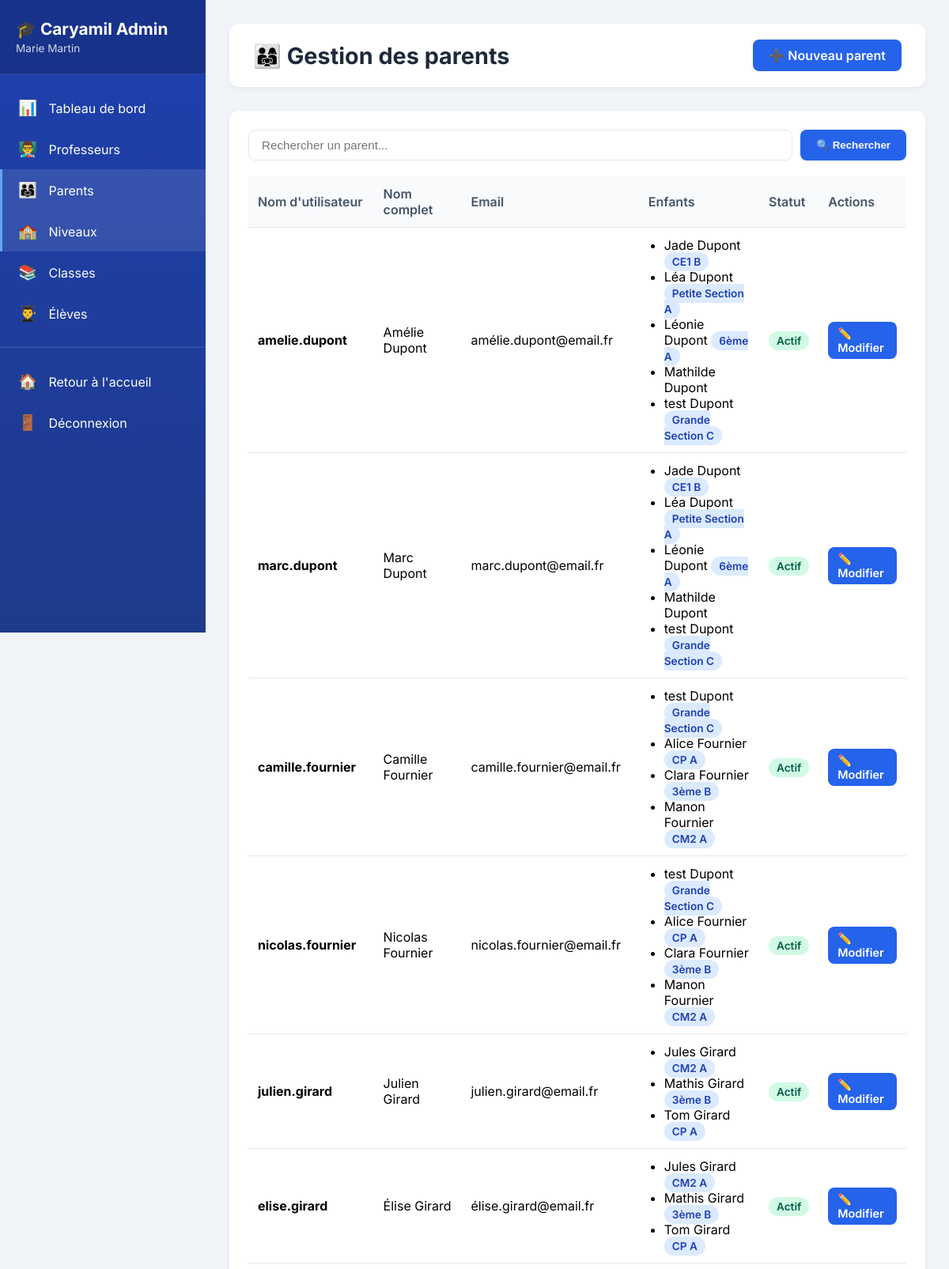
Page /niveaux/administration/parents/ (signed in, upper part) on the committed database.
### accounts/models.py (models this page shows, shortened)
class CustomUser(AbstractUser):
    is_parent = models.BooleanField(default=False, verbose_name="Est parent")
    is_teacher = models.BooleanField(default=False, verbose_name="Est professeur")
    is_director = models.BooleanField(default=False, verbose_name="Est directeur")

### school_core/models.py (models this page shows, shortened)
class Student(models.Model):
    first_name = models.CharField(max_length=50, verbose_name="Prénom")
    last_name = models.CharField(max_length=50, verbose_name="Nom")
    date_of_birth = models.DateField(null=True, blank=True, verbose_name="Date de naissance")
    classroom = models.ForeignKey(
        Classroom,
        on_delete=models.SET_NULL,
        null=True,
        blank=True,
        related_name='students'
    )
    parents = models.ManyToManyField(
        settings.AUTH_USER_MODEL,
        related_name='children',
        limit_choices_to={'is_parent': True},
        blank=True
    )
    photo = models.ImageField(upload_to='students/%Y/', blank=True, null=True)
    class Meta:
        verbose_name = "Élève"
        verbose_name_plural = "Élèves"
        ordering = ['last_name', 'first_name']

class Classroom(models.Model):
    level = models.ForeignKey(SchoolLevel, on_delete=models.CASCADE, related_name='classrooms')
    name = models.CharField(max_length=50)
    teacher = models.ForeignKey(
        settings.AUTH_USER_MODEL,
        on_delete=models.SET_NULL,
        null=True,
        blank=True,
        limit_choices_to={'is_teacher': True},
        related_name='taught_classes'
    )
    school_year = models.CharField(max_length=9, default='2025-2026')
    class Meta:
        verbose_name = "Classe"
        verbose_name_plural = "Classes"
        ordering = ['level', 'name']

### interfaces/views_admin.py (the view, shortened to what this page needs)
# urls.py: path('administration/parents/', views_admin.admin_parents_list, name='admin_parents_list'),
@login_required
def admin_parents_list(request):
    if not user_is_admin(request.user):
        messages.error(request, "Accès refusé.")
        return redirect('niveau_selector')
    search = request.GET.get('search', '')
    parents = User.objects.filter(is_parent=True).prefetch_related('children').order_by('last_name', 'first_name')
    context = {
        'parents': parents,
        'search': search,
    }
    return render(request, 'admin/parents_list.html', context)

### interfaces/views_admin.py (called while the page is built)
def user_is_admin(user):
    return user.is_superuser or user.is_director

### interfaces/templates/admin/parents_list.html (shortened to what this page needs)
{% extends 'admin/base.html' %}
{% block content %}
<div class="top-bar">
    <h1 class="page-title">👨‍👩‍👧 Gestion des parents</h1>
    <a href="{% url 'admin_parent_create' %}" class="btn btn-primary">➕ Nouveau parent</a>
</div>
<div class="card">
    <form method="get" class="search-bar">
        <input type="text" name="search" placeholder="Rechercher un parent..." value="{{ search }}">
        <button type="submit" class="btn btn-primary">🔍 Rechercher</button>
    </form>
    <table>
        <thead>
            <tr>
                <th>Nom d'utilisateur</th>
                <th>Nom complet</th>
                <th>Email</th>
                <th>Enfants</th>
                <th>Statut</th>
                <th>Actions</th>
            </tr>
        </thead>
        <tbody>
            {% for parent in parents %}
            <tr>
                <td><strong>{{ parent.username }}</strong></td>
                <td>{{ parent.get_full_name|default:"-" }}</td>
                <td>{{ parent.email|default:"-" }}</td>
                <td>
                    {% with children=parent.children.all %}
                        {% if children %}
                            <ul style="margin: 0; padding-left: 20px;">
                                {% for child in children %}
                                    <li>{{ child.first_name }} {{ child.last_name }}
                                        {% if child.classroom %}
                                            <span class="badge badge-blue">{{ child.classroom.name }}</span>
                                        {% endif %}
                                    </li>
                                {% endfor %}
                            </ul>
                        {% else %}
                            <span style="color: #94a3b8;">Aucun enfant</span>
                        {% endif %}
                    {% endwith %}
                </td>
                <td>
                    {% if parent.is_active %}
                        <span class="badge badge-green">Actif</span>
                    {% else %}
                        <span class="badge badge-red">Inactif</span>
                    {% endif %}
                </td>
                <td>
                    <a href="{% url 'admin_parent_edit' parent.id %}" class="btn btn-sm btn-primary">✏️ Modifier</a>
                </td>
            </tr>
            {% empty %}
            <tr>
                <td colspan="6" style="text-align: center; color: #64748b;">Aucun parent trouvé</td>
            </tr>
            {% endfor %}
        </tbody>
    </table>
</div>
{% endblock %}

### interfaces/templates/admin/base.html (shortened to what this page needs)
{% load static %}
<!DOCTYPE html>
<html lang="fr">
<head>
</head>
<body>
    <div class="admin-layout">
        <div class="sidebar">
            <div class="sidebar-header">
                <h2>🎓 Caryamil Admin</h2>
                <p>{{ user.get_full_name|default:user.username }}</p>
            </div>
            <nav class="sidebar-nav">
                <a href="{% url 'admin_dashboard' %}" class="nav-item {% if request.resolver_match.url_name == 'admin_dashboard' %}active{% endif %}">
                    <span>📊</span> Tableau de bord
                </a>
                <a href="{% url 'admin_teachers_list' %}" class="nav-item {% if 'professeur' in request.path %}active{% endif %}">
                    <span>👨‍🏫</span> Professeurs
                </a>
                <a href="{% url 'admin_parents_list' %}" class="nav-item {% if 'parent' in request.path %}active{% endif %}">
                    <span>👨‍👩‍👧</span> Parents
                </a>
                <a href="{% url 'admin_levels_list' %}" class="nav-item {% if 'niveau' in request.path %}active{% endif %}">
                    <span>🏫</span> Niveaux
                </a>
                <a href="{% url 'admin_classes_list' %}" class="nav-item {% if 'classe' in request.path %}active{% endif %}">
                    <span>📚</span> Classes
                </a>
                <a href="{% url 'admin_students_list' %}" class="nav-item {% if 'eleve' in request.path %}active{% endif %}">
                    <span>👨‍🎓</span> Élèves
                </a>
                <hr style="border-color: rgba(255,255,255,0.1); margin: 16px 0;">
                <a href="{% url 'niveau_selector' %}" class="nav-item">
                    <span>🏠</span> Retour à l'accueil
                </a>
                <a href="{% url 'logout' %}" class="nav-item">
                    <span>🚪</span> Déconnexion
                </a>
            </nav>
        </div>
        <div class="main-content">
            {% block content %}{% endblock %}
        </div>
    </div>
</body>
</html>

### interfaces/templates/admin/base.html (style rules this page uses)
* { margin: 0; padding: 0; box-sizing: border-box; }
body { font-family: 'Inter', sans-serif; background: #f1f5f9; min-height: 100vh; }
.admin-layout { display: flex; min-height: 100vh; }
.sidebar { width: 260px; background: linear-gradient(180deg, #1e40af 0%, #1e3a8a 100%); color: white; padding: 0; position: fixed; height: 100vh; overflow-y: auto; }
.sidebar-header { padding: 24px 20px; background: rgba(0,0,0,0.2); border-bottom: 1px solid rgba(255,255,255,0.1); }
.sidebar-header h2 { font-size: 1.3em; margin-bottom: 4px; }
.sidebar-header p { font-size: 0.85em; opacity: 0.8; }
.sidebar-nav { padding: 16px 0; }
.nav-item { display: block; padding: 14px 20px; color: white; text-decoration: none; transition: all 0.2s; border-left: 3px solid transparent; }
.nav-item:hover, .nav-item.active { background: rgba(255,255,255,0.1); border-left-color: #60a5fa; }
.nav-item span { margin-right: 10px; font-size: 1.2em; }
.main-content { margin-left: 260px; flex: 1; padding: 30px; }
.top-bar { background: white; padding: 20px 30px; border-radius: 12px; margin-bottom: 30px; display: flex; justify-content: space-between; align-items: center; box-shadow: 0 2px 8px rgba(0,0,0,0.06); }
.page-title { font-size: 1.8em; color: #1e293b; }
.btn { padding: 10px 20px; border: none; border-radius: 8px; font-weight: 600; cursor: pointer; text-decoration: none; display: inline-block; transition: all 0.2s; }
.btn-primary { background: #2563eb; color: white; }
.btn-sm { padding: 6px 12px; font-size: 0.9em; }
.card { background: white; padding: 24px; border-radius: 12px; box-shadow: 0 2px 8px rgba(0,0,0,0.06); margin-bottom: 20px; }
table { width: 100%; border-collapse: collapse; }
th, td { text-align: left; padding: 12px; border-bottom: 1px solid #e2e8f0; }
th { background: #f8fafc; font-weight: 600; color: #475569; }
.badge { padding: 4px 10px; border-radius: 12px; font-size: 0.85em; font-weight: 600; }
.badge-blue { background: #dbeafe; color: #1e40af; }
.badge-green { background: #d1fae5; color: #065f46; }
.search-bar { display: flex; gap: 10px; margin-bottom: 20px; }
.search-bar input, .search-bar select { padding: 10px 16px; border: 1px solid #e2e8f0; border-radius: 8px; font-size: 0.95em; }
.search-bar input { flex: 1; }

### rows in the picture
CustomUser: get_full_name "Marie Martin"
CustomUser: username "amelie.dupont", get_full_name "Amélie Dupont", email "amélie.dupont@email.fr", is_active "Actif"
Student: first_name "Jade", last_name "Dupont", classroom.name "CE1 B"
Student: first_name "Léa", last_name "Dupont", classroom.name "Petite Section A"
Student: first_name "Léonie", last_name "Dupont", classroom.name "6ème A"
Student: first_name "Mathilde", last_name "Dupont"
Student: first_name "test", last_name "Dupont", classroom.name "Grande Section C"
CustomUser: username "marc.dupont", get_full_name "Marc Dupont", email "marc.dupont@email.fr", is_active "Actif"
CustomUser: username "camille.fournier", get_full_name "Camille Fournier", email "camille.fournier@email.fr", is_active "Actif"
Student: first_name "Alice", last_name "Fournier", classroom.name "CP A"
Student: first_name "Clara", last_name "Fournier", classroom.name "3ème B"
Student: first_name "Manon", last_name "Fournier", classroom.name "CM2 A"
CustomUser: username "nicolas.fournier", get_full_name "Nicolas Fournier", email "nicolas.fournier@email.fr", is_active "Actif"
CustomUser: username "julien.girard", get_full_name "Julien Girard", email "julien.girard@email.fr", is_active "Actif"
Student: first_name "Jules", last_name "Girard", classroom.name "CM2 A"
Student: first_name "Mathis", last_name "Girard", classroom.name "3ème B"
Student: first_name "Tom", last_name "Girard", classroom.name "CP A"
CustomUser: username "elise.girard", get_full_name "Élise Girard", email "élise.girard@email.fr", is_active "Actif"
